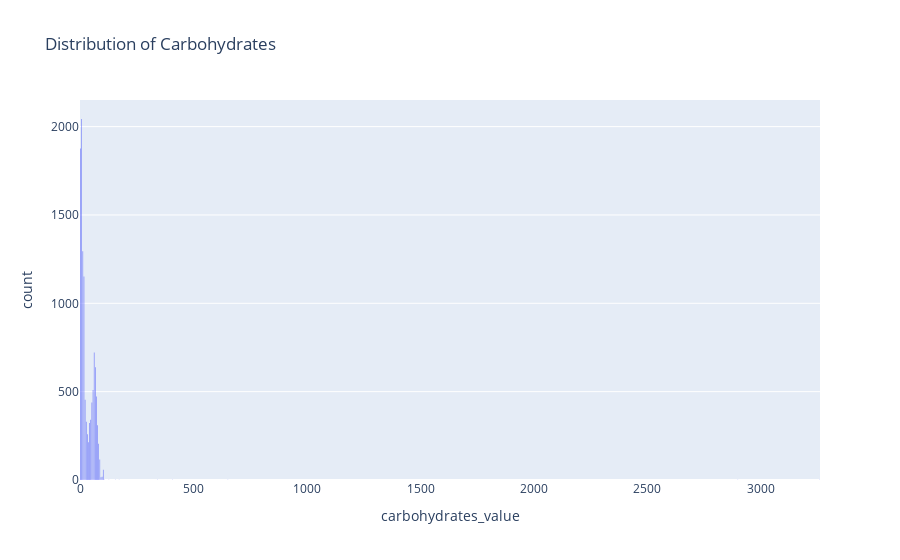

Notebook code cell kept with this figure:
### Markdown cell above
**Distribution of Sugars**
- Sugars: The distribution of sugar content is also heavily skewed to the right, suggesting that a large number of products have low sugar values, while a smaller number have very high sugar content.

### Code cell
import plotly.express as px

fig = px.histogram(df, x='carbohydrates_value', title='Distribution of Carbohydrates')
fig.update_layout(bargap=0.5)
fig.show()

### Figure 1 — Plotly figure (JSON) as saved in the notebook; plotly's stock layout.template omitted (floating-point values rounded to 4 significant figures; data arrays with more than 128 entries replaced by an {"elided": "..."} marker saying what was removed)
{"data": [{"bingroup": "x", "hovertemplate": "carbohydrates_value=%{x}<br>count=%{y}<extra></extra>", "legendgroup": "", "marker": {"color": "#636efa", "pattern": {"shape": ""}}, "name": "", "orientation": "v", "showlegend": false, "type": "histogram", "x": {"elided": "11798 float values"}, "xaxis": "x", "yaxis": "y"}], "layout": {"bargap": 0.5, "barmode": "relative", "legend": {"tracegroupgap": 0}, "title": {"text": "Distribution of Carbohydrates"}, "xaxis": {"anchor": "y", "domain": [0, 1], "title": {"text": "carbohydrates_value"}}, "yaxis": {"anchor": "x", "domain": [0, 1], "title": {"text": "count"}}}}
